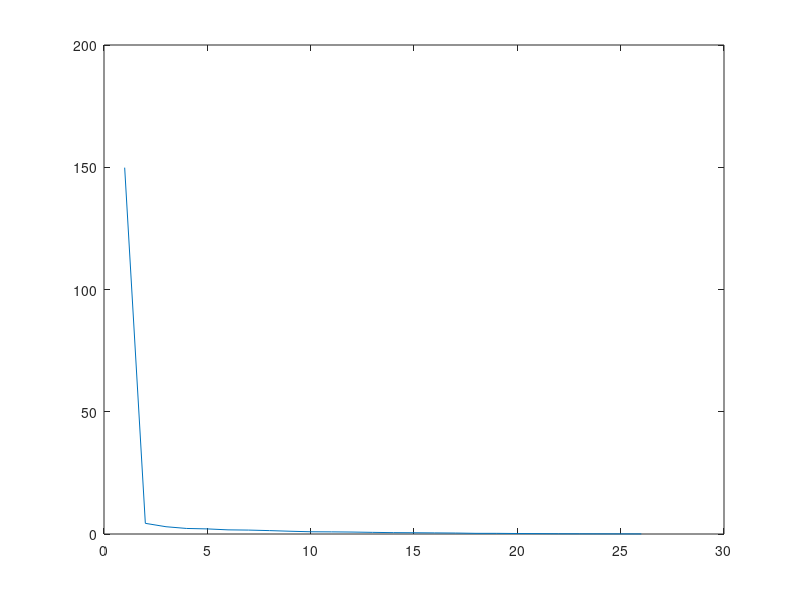

The MATLAB source for this figure: (Note: this script raises an error after producing the figure.)
%% Loading data
clear all
load('Inorfull.mat')
pause
%% First samples of the 5
d = DATA(1:5:end,:)';% class convention
[U,S,V] = svd(d,'econ');
%% Scree plot to determine rank (approx)
close all;
plot(diag(S).^2);
pause
close all;
% Found to be close to 10
d_new = U(:,1:20)*S(1:20,1:20)*V(:,1:20)';%98.89 VARIANCE CAPTURED for n = 15
d_new(d_new<0) = 0; %Setting it to 0
[U,S,V] = svd(d_new,'econ');    
%% NMF
% Note CONC : Cr 0.0764 ,Ni 0.1965, Co .1720
k = 3;  
[W,H]=nmf(d_new,k,abs(U(:,1:k)*S(1:k,1:k)),abs(V(:,1:k)'),'verbose',0,'type','plain'); % Using sparse with alpha,beta = 0 is same as plain
% [W,H]= nnmf(d_new,3); % Matlab script to check accuracy
c1 = sum(sum(abs(d_new-W*H)));
c2 = max(max(abs(d_new-W*H)));
[~,n] = size(d_new);
real =  [PureNi',PureCr',PureCo'];
r = real - mean(real);
w = W -mean(W);
for i=1:k
    for j=1:k
    ex(i,j) = sum(w(:,i).*r(:,j))/(sum(w(:,i).^2)*sum(r(:,j).^2))^0.5;
    end
end

%% Avg data
d=0;
for i=1:25
d(i,1:176) = mean(DATA(((i-1)*5 + 1):((i-1)*5 + 5),:));
end
d=d';
[U,S,V]=svd(d);
d_new = U(:,1:15)*S(1:15,1:15)*V(:,1:15)';%98.89 VARIANCE CAPTURED
d_new(d_new<0) = 0; %Setting it to 0

%% NMF
% Note CONC : Cr 0.0764 ,Ni 0.1965, Co .1720
k = 3;
[W,H]=nmf(d_new,k,abs(U(:,1:k)*S(1:k,1:k)),abs(V(:,1:k)'),'verbose',0,'type','plain'); % Using sparse with alpha,beta = 0 is same as plain
% [W,H]=nnmf(d_new,3);
sum(sum(abs(d_new-W*H)));
max(max(abs(d_new-W*H)));

ext = (W\d_new);
[~,n] = size(d_new);
real =  [PureNi',PureCr',PureCo'];
r = real - mean(real);
w = W -mean(W);
for i=1:k
    for j=1:k
    ex1(i,j) = sum(w(:,i).*r(:,j))/(sum(w(:,i).^2)*sum(r(:,j).^2))^0.5;
    end
end
%% Q -2 
clear all;
load('ncadata.mat')
%%
k=3;
[U,S,V] = svd(measabs,'econ');
% Denoise
meas_new = U(:,1:k)*S(1:k,1:k)*V(:,1:k)';
[U,S,V] = svd(meas_new,'econ');
B = U(:,1:k);
% struct (U(:,1:k)*M) = struct (B)  
%  Structure= [1,1,0,1,1,1,0 
%              1,0,1,0,1,0,1
%              0,1,1,1,0,1,1 ]'
M = eye(3);
A = [B(3,2:3);B(7,2:3)];
b = -[B(3,1);B(7,1)];
M(2:3,1) = (A'*A)\(A'*b);
A = [B(2,[1,3]);B(4,[1,3]);B(6,[1,3])];
b = -[B(2,2);B(4,2);B(6,2)];
M([1,3],2) = (A'*A)\(A'*b);
A = [B(1,1:2);B(5,1:2)];
b = -[B(1,3);B(5,3)];
M(1:2,3) = (A'*A)\(A'*b); % Rotation matrix generated
alpha = -1;
Est_Pure_Spec = alpha*(M\(S(1:k,1:k)*V(:,1:k)')); % alpha =scale
e = Est_Pure_Spec' - mean(Est_Pure_Spec');
p = pureabs' -mean(pureabs');  
for i = 1:k
    for j = 1:k
     ex(i,j) = sum((e(:,i).*p(:,j)))/(sum(e(:,i).^2)*sum(p(:,j).^2))^0.5;
    end
end
k = 3;
[U,S,V] = svd(measabs,'econ');
meas_new1 = U(:,1:k)*S(1:k,1:k)*V(:,1:k)';

[ B,P ] = NCAfun(meas_new1 );
Est_Pure_Spec1 = P ; % alpha =scale
e1 = Est_Pure_Spec1' - mean(Est_Pure_Spec1');
for i = 1:k
    for j = 1:k
     ex1(i,j) = sum((e1(:,i).*p(:,j)))/(sum(e1(:,i).^2)*sum(p(:,j).^2))^0.5;
    end
end